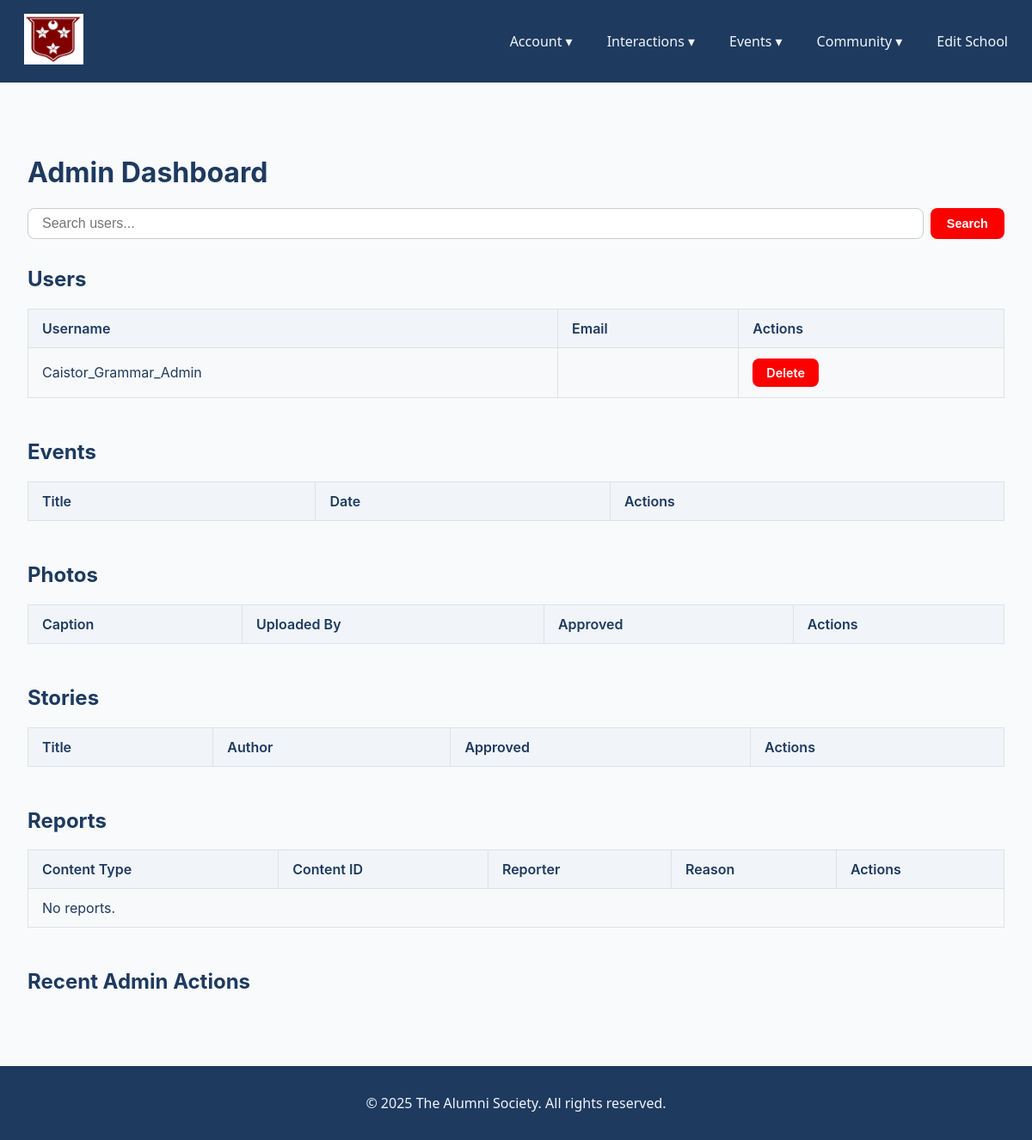
The page /custom_admin/ (signed in) on the database its author committed.
### Accounts/models.py (models this page shows, shortened)
class User(AbstractUser):
    school = models.ForeignKey(School, on_delete=models.CASCADE, related_name="users", null=True, blank=True)
    graduation_year = models.PositiveIntegerField(null=True, blank=True)
    occupation = models.CharField(max_length=100, blank=True)
    bio = models.TextField(blank=True)
    linkedin_url = models.URLField(blank=True)
    profile_picture = models.ImageField(upload_to='profile_pics/', blank=True, null=True)
    is_staff_account = models.BooleanField(default=False)
    is_superuser_account = models.BooleanField(default=False)
    is_student_account = models.BooleanField(default=False)

### schools/models.py (models this page shows, shortened)
class School(models.Model):
    name = models.CharField(max_length=255, unique=True)
    logo = models.ImageField(upload_to="school_logos/", blank=True, null=True)
    description = models.TextField(blank=True)
    address = models.TextField(blank=True)
    banner_image = models.ImageField(upload_to="school_banners/", blank=True, null=True)

### custom_admin/views.py (the view, shortened to what this page needs)
# urls.py: path("", views.dashboard, name="dashboard"),
@login_required
@user_passes_test(staff_required)
def dashboard(request):
    search_query = request.GET.get('search', '')
    users = User.objects.filter(school=request.user.school)
    events = Event.objects.filter(school=request.user.school)
    photos = Photo.objects.filter(school=request.user.school)
    stories = Story.objects.filter(school=request.user.school)
    reports = Report.objects.filter(school=request.user.school, resolved=False)
    logs = AdminLog.objects.filter(school=request.user.school).order_by('-created_at')[:50]  # last 50 actions
    return render(request, "custom_admin/dashboard.html", {
        "users": users,
        "events": events,
        "photos": photos,
        "stories": stories,
        "reports": reports,
        "logs": logs,
        "search_query": search_query
    })

### custom_admin/views.py (called while the page is built)
def staff_required(user):
    if user.is_staff_account or user.is_superuser_account:
        answer = True
    else:
        answer = False
    return answer

### custom_admin/templates/custom_admin/dashboard.html (shortened to what this page needs)
{% extends "Main/base.html" %}
{% block content %}
<div class="admin-container">
    <h1>Admin Dashboard</h1>
    <form method="get" class="admin-search">
        <input type="text" name="search" placeholder="Search users..." value="{{ search_query }}">
        <button type="submit" class="btn admin-action-btn">Search</button>
    </form>
    <h2>Users</h2>
    <table class="admin-table">
        <tr><th>Username</th><th>Email</th><th>Actions</th></tr>
        {% for user in users %}
        <tr>
            <td>{{ user.username }}</td>
            <td>{{ user.email }}</td>
            <td>
                <a href="{% url 'custom_admin:delete_user' user.id %}" class="btn admin-action-btn">Delete</a>
            </td>
        </tr>
        {% endfor %}
    </table>
    <h2>Events</h2>
    <table class="admin-table">
        <tr><th>Title</th><th>Date</th><th>Actions</th></tr>
    </table>
    <h2>Photos</h2>
    <table class="admin-table">
        <tr><th>Caption</th><th>Uploaded By</th><th>Approved</th><th>Actions</th></tr>
    </table>
    <h2>Stories</h2>
    <table class="admin-table">
        <tr><th>Title</th><th>Author</th><th>Approved</th><th>Actions</th></tr>
    </table>
    <h2>Reports</h2>
    <table class="admin-table">
        <tr><th>Content Type</th><th>Content ID</th><th>Reporter</th><th>Reason</th><th>Actions</th></tr>
        {% for report in reports %}
        <tr>
            <td>{{ report.get_content_type_display }}</td>
            <td>{{ report.content_id }}</td>
            <td>{{ report.reporter.username }}</td>
            <td>{{ report.reason }}</td>
            <td>
                <a href="{% url 'custom_:resolve_report' report.id %}" class="btn admin-action-btn">Mark Resolved</a>
            </td>
        </tr>
        {% empty %}
        <tr><td colspan="5">No reports.</td></tr>
        {% endfor %}
    </table>
    <h2>Recent Admin Actions</h2>
</div>
{% endblock %}

### Main/templates/Main/base.html (shortened to what this page needs)
<!DOCTYPE html>
<html lang="en">
<head>
    {% load static %}
    <link rel="stylesheet" href="{% static 'Main/style.css' %}">
</head>
<body>
<nav>
  <div class="nav-container">
    <div class="logo">
      <a href="{% url 'Main:homepage' %}" class="logo1">
        <p class="navtitle">
          {% if user.is_authenticated %}
            <img class="navbar-logo" src="{{ user.school.logo.url }}">
          {% else %}
            <img class="navbar-logo" src="{% static 'images/The Alumni Society Logo.png' %}" alt="Logo">
            <p>The Caistorians' Association
            {% endif %}
        </p>
      </a>
    </div>
    <ul class="nav-links">
      {% if user.is_authenticated %}
      <li class="dropdown">
        <a href="#">Account ▾</a>
      </li>
      <li class="dropdown">
        <a href="#">Interactions ▾</a>
      </li>
      <li class="dropdown">
        <a href="#">Events ▾</a>
      </li>
      <li class="dropdown">
        <a href="#">Community ▾</a>
      </li>
      {% else %}
      <li><a href="{% url 'Accounts:login' %}">Login</a></li>
      <li><a href="{% url 'Accounts:create_account' %}">Create Account</a></li>
      {% endif %}
      {% if user.is_staff_account %}
      <li><a href="{% url 'schools:edit_school' user.school.id %}">Edit School</a></li>
      {% endif %}
    </ul>
  </div>
</nav>
    <main>
        {% block content %}
        {% endblock %}
    </main>
    <footer>
        <p>&copy; {{ year|default:2025 }} The Alumni Society. All rights reserved.</p>
    </footer>
</body>
</html>

### Main/static/Main/style.css (style rules this page uses)
nav { background: #1e3a5f; padding: 0.5rem 1rem; }
footer { background: #1e3a5f; padding: 1rem 0; text-align: center; color: #f1f5f9; }
.nav-container { display: flex; justify-content: space-between; align-items: center; max-height: 80px; }
.nav-links { list-style: none; display: flex; gap: 1rem; margin: 0; padding: 0; }
.nav-links li { position: relative; }
.logo1 { text-decoration: none; color: inherit; }
.navtitle { color: #f1f5f9; text-decoration: none; padding: 0.5rem 0.75rem; display: block; }
.nav-links a { color: #f1f5f9; text-decoration: none; padding: 0.5rem 0.75rem; display: block; }
body { display: flex; flex-direction: column; min-height: 100vh; margin: 0; padding: 0; font-family: 'Segoe UI', Arial, sans-serif; background-color: #f8fafc; color: #222; }
main { flex: 1; }
.navbar-logo { min-height: 50px; max-width: 120px; max-height: 60px; height: auto; width: auto; object-fit: contain; }
.admin-container { max-width: 1200px; margin: 2rem auto; padding: 2rem; font-family: 'Inter', sans-serif; color: #1e3a5f; }
.admin-search { margin-bottom: 2rem; display: flex; gap: 0.5rem; }
.admin-search input { flex: 1; padding: 0.5rem 1rem; border: 1px solid #ccc; border-radius: 8px; font-size: 1rem; }
.admin-search .btn.admin-action-btn { padding: 0.55rem 1.2rem; }
.admin-table { width: 100%; border-collapse: collapse; margin-bottom: 3rem; }
.admin-table th, .admin-table td { padding: 0.75rem 1rem; border: 1px solid #dee2e6; text-align: left; }
.admin-table th { background: #f1f5f9; color: #1e3a5f; font-weight: 600; }
.admin-table tr:nth-child(even) { background: #f8f9fa; }
.btn.admin-action-btn { display: inline-block; font-size: 0.9rem; font-weight: 600; color: #fff; background: #fc0000; border: none; border-radius: 8px; cursor: pointer; text-decoration: none; padding: 0.5rem 1rem; transition: background 0.25s, transform 0.2s; }

### rows shown on the page
User: school.logo (picture), username "Caistor_Grammar_Admin"

### other values the page prints
{{ year|default:2025 }} "2025"
